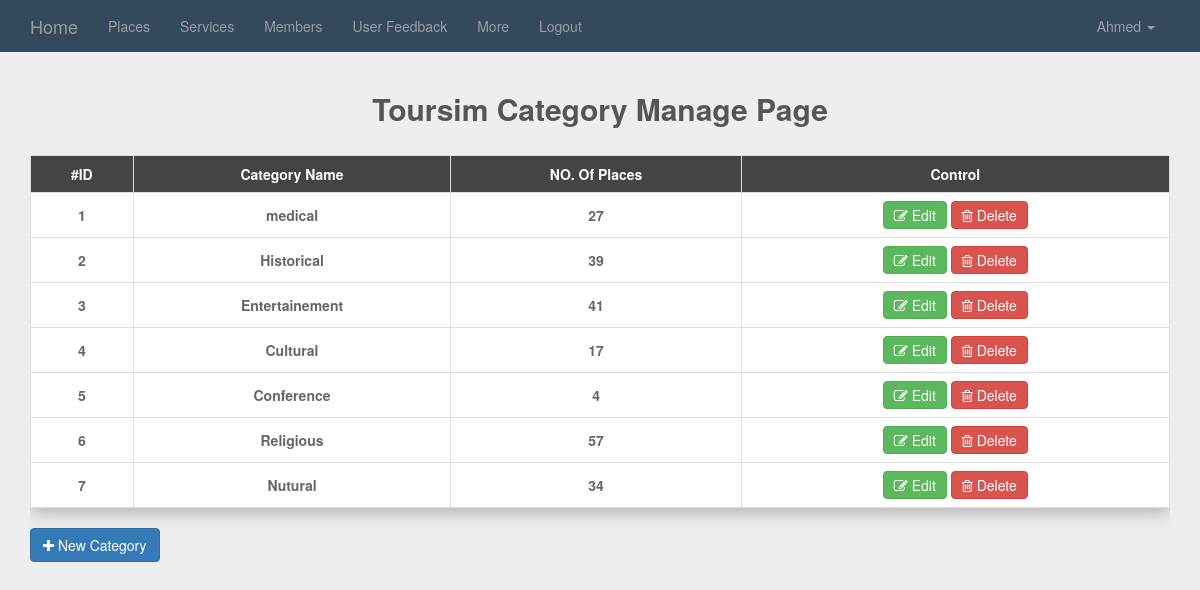
/admin/tourismCategory.php (signed in), run on the app's committed database.
### tables this page shows
CREATE TABLE `tourismcategory` (
  `tourCatId` int(11) NOT NULL,
  `tourCatName` varchar(255) NOT NULL
);

### admin/tourismCategory.php (the view, shortened to what this page needs)
<?php
	include 'init.php';
	if(isset($_SESSION['username'])){
		$do = isset($_GET['do'])? $_GET['do']:'manage';
		if ($do == 'manage')
		{?>
			<div class="container">
				<h2 class="text-center">Toursim Category Manage Page</h2>
				<div class="table-responsive">
					<table class="main-table text-center table table-bordered">
						<tr>
							<td>#ID</td>
							<td>Category Name</td>
							<td>NO. Of Places </td>
							<td>Control</td>
						</tr>
					<?php
						$sql="select tourCatId, tourCatName,count(pid) as count from tourismcategory left outer join place on tourCatId = PCat group by tourCatId order by tourCatId";
						$stmt = $con->prepare($sql);
						$stmt->execute();
						$rows = $stmt->fetchAll();
						foreach ($rows as $row) {
							echo "<tr>";
							echo "<td>". $row['tourCatId'] ."</td>";
							echo "<td>". $row['tourCatName'] ."</td>";
						echo "<td>". $row['count'] ."</td>";
 							echo "<td>
							<a class='btn btn-success' href='?do=edit&CId=".$row['tourCatId']."'><i class='fa fa-pencil-square-o' aria-hidden='true'></i> Edit</a>
							<a class='btn btn-danger delete-btn' data-toggle='confirmation' href='tourismCategory.php?do=Delete&CId=". $row['tourCatId'] ."'><i class='fa fa-trash-o' aria-hidden='true'></i> Delete</a>
							</td>";
							echo "</tr>";
						}
					?>
					</table>
					<a class="btn btn-primary" href="?do=add"><i class="fa fa-plus"></i> New Category</a>
				</div>
			</div>
		 	<?php
			}
		else{
			header("location:?do=manage");
		}
		include $tml . 'footer.php';
	}else{
		redirectHome("<div class'alert alert-danger'>You can't access this page!</div>");
	}
?>

### admin/layout/css/style.css (style rules this page uses)
* { padding: 0; margin: 0; }
body { background: #EEE }
h2 { font-weight: bold; color: #555; margin-bottom: 30px }
.main-table { box-shadow: 0px 4px 17px rgb(173, 173, 173); }
.main-table td { background-color: #fff; vertical-align: middle!important; font-weight: bold; color: #666 }
.main-table tr:first-child td { color: #fff; background-color: #444; font-weight: bold; }
.main-table .btn { padding: 3px 10px; }

### data on the page
tourismcategory: tourCatId "1", tourCatName "medical", count "27"
tourismcategory: tourCatId "2", tourCatName "Historical", count "39"
tourismcategory: tourCatId "3", tourCatName "Entertainement", count "41"
tourismcategory: tourCatId "4", tourCatName "Cultural", count "17"
tourismcategory: tourCatId "5", tourCatName "Conference", count "4"
tourismcategory: tourCatId "6", tourCatName "Religious", count "57"
tourismcategory: tourCatId "7", tourCatName "Nutural", count "34"

### other printed values
$_SESSION['username'] "Ahmed"
